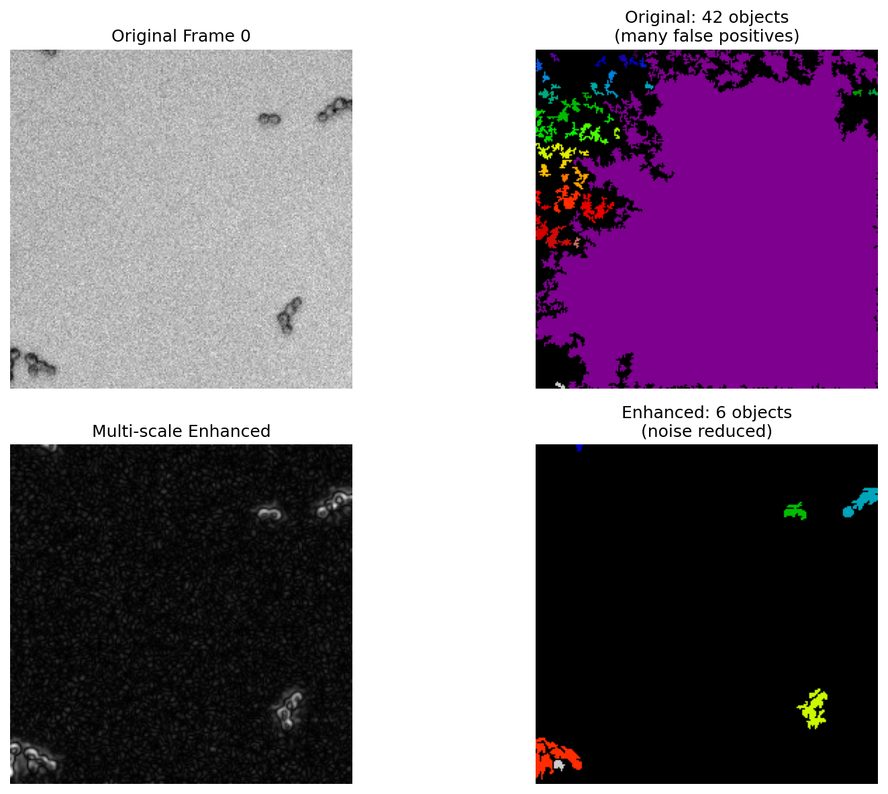
#> input picture eda_slides_code/enhanced_preprocessing/frame_0_solution_demo.png, 888 x 794 px, shrunk from 1323 x 1183 before the run
$ python -i solution_demo.py   (imports and definitions only)
#> lines starting #> are read from the running program, lines starting #| are printed output that depends on the picture; after the words box and inside, x2 and y2 are one past the last pixel; in counts of white or black regions, pixels touching at a corner belong together
#!/usr/bin/env python3
"""
Quick Demonstration of Enhanced Preprocessing
Shows the dramatic improvement in reducing background granularity false positives.
"""

import numpy as np
import matplotlib.pyplot as plt
from skimage import filters, morphology, measure
from scipy import ndimage
import tifffile
import sys
import os
sys.path.append('..')

# [44 lines left out: functions load_tif_with_fallback, multi_scale_enhancement, not called in this run]

def simple_segment(image, min_size=15):
    """Simple segmentation for comparison."""
    threshold = filters.threshold_otsu(image)
    binary = image > threshold
    cleaned = morphology.remove_small_objects(binary, min_size=min_size)
    filled = ndimage.binary_fill_holes(cleaned)
    return filled

# [64 lines left out: function main, not called in this run]

# [2 lines not run here, left out]

>>> import cv2
>>> picture = cv2.imread('frame_0_solution_demo.png', cv2.IMREAD_GRAYSCALE)
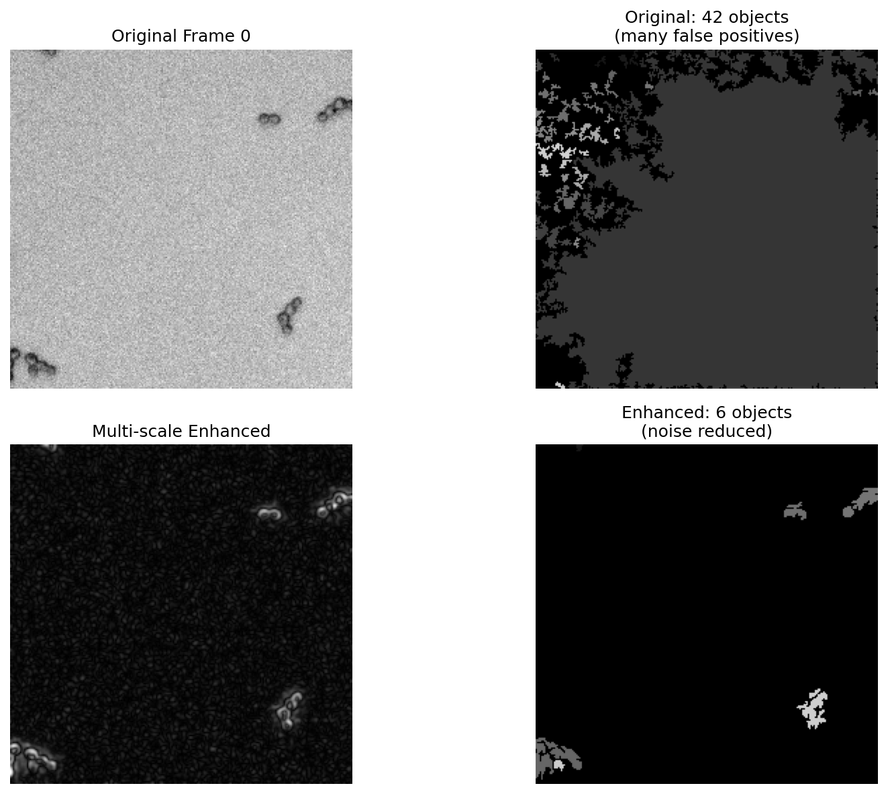
#> picture: shape (794, 888); min 0, max 255, mean 125.6
>>> result = simple_segment(picture)
#> in simple_segment, `threshold = filters.threshold_otsu(image)`: threshold = 125
#> in simple_segment, `binary = image > threshold`:
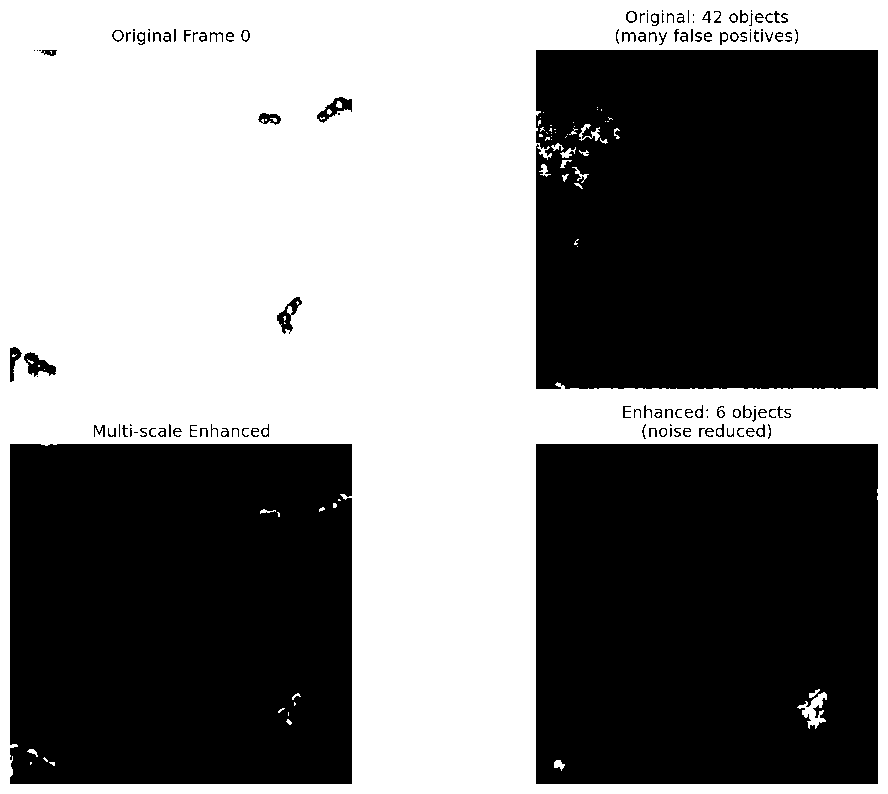
#> binary: shape (794, 888) bool; 50.2% white; 128 black regions (33 under 20 px), largest, box (x1, y1, x2, y2) and area: (10, 444, 352, 784) 115934, (536, 444, 878, 784) 115706, (536, 50, 878, 389) 114921
#> in simple_segment, `cleaned = morphology.remove_small_objects(binary, min_size=min_size)`:
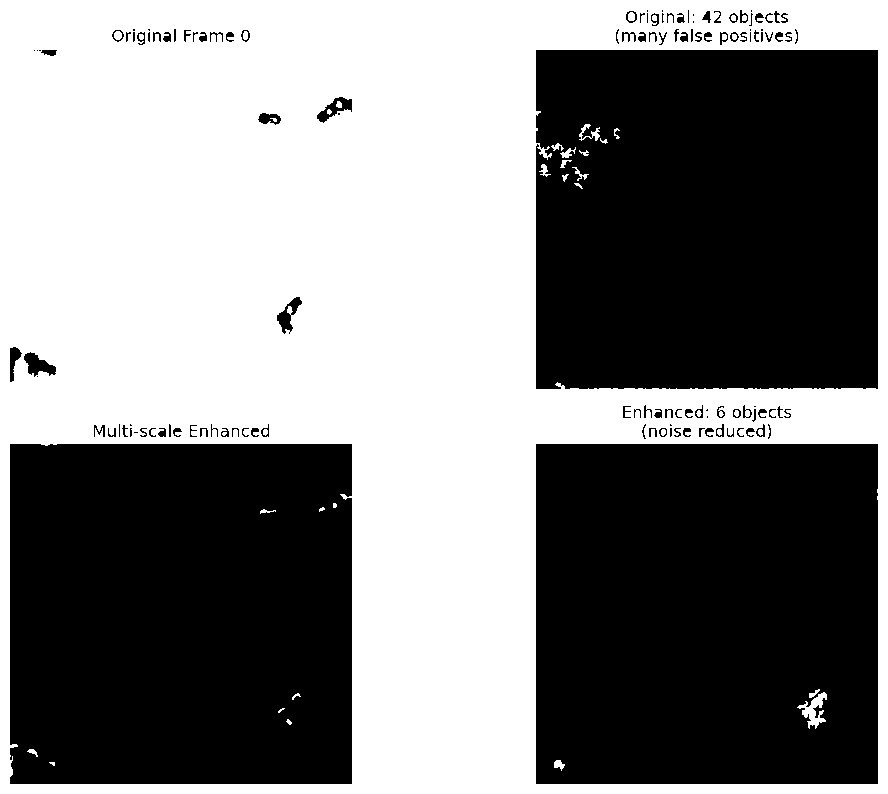
#> cleaned: shape (794, 888) bool; 50.1% white; 128 black regions (33 under 20 px), largest, box (x1, y1, x2, y2) and area: (10, 444, 352, 784) 115976, (536, 444, 878, 784) 115706, (536, 50, 878, 389) 115049
#> in simple_segment, `filled = ndimage.binary_fill_holes(cleaned)`: filled: shape (794, 888) bool; every value is 1

$ run again, on eda_slides_code/enhanced_preprocessing/baseline_comparison_frame_0.png
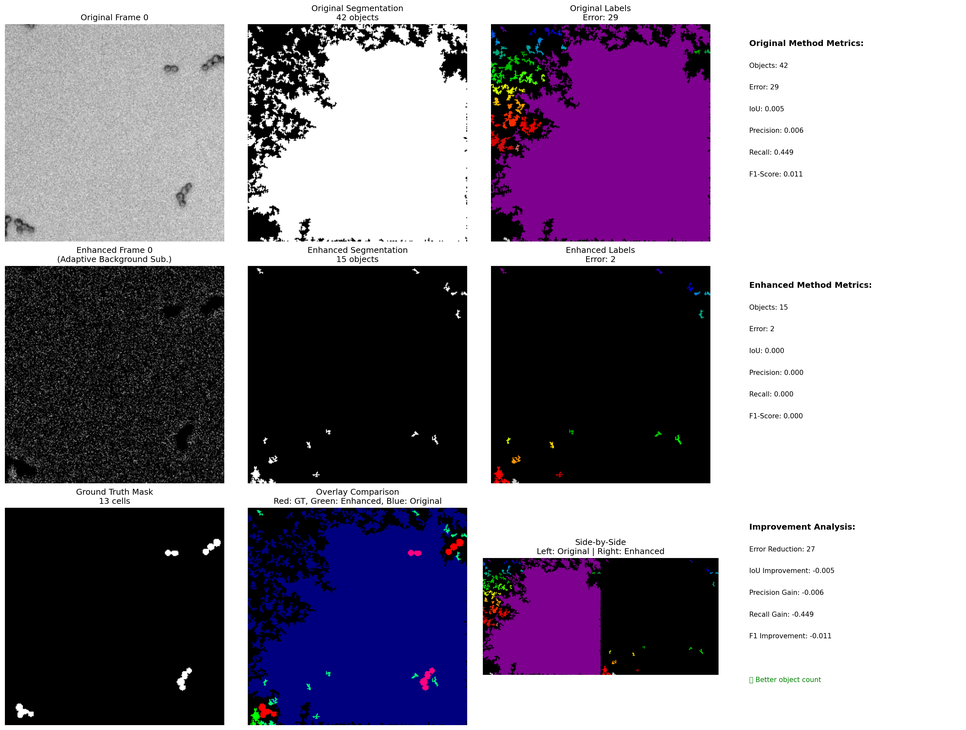
#> input picture eda_slides_code/enhanced_preprocessing/baseline_comparison_frame_0.png, 966 x 730 px, shrunk from 2959 x 2237 before the run
#> `picture = cv2.imread('frame_0_solution_demo.png', cv2.IMREAD_GRAYSCALE)`:
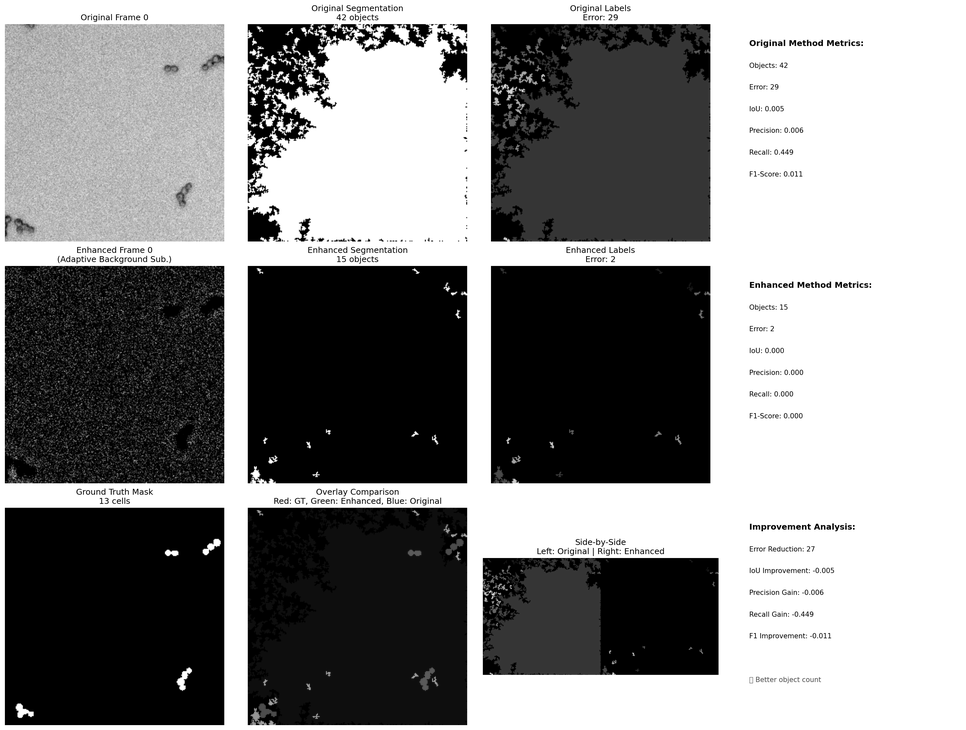
#> picture: shape (730, 966); min 0, max 255, mean 138
#> threshold = 129
#> binary: shape (730, 966) bool; 53.7% white; 787 black regions (754 under 20 px), largest, box (x1, y1, x2, y2) and area: (5, 266, 224, 483) 47504, (491, 266, 710, 483) 47461, (248, 508, 467, 725) 47335
#> in simple_segment, `cleaned = morphology.remove_small_objects(binary, min_size=min_size)`:
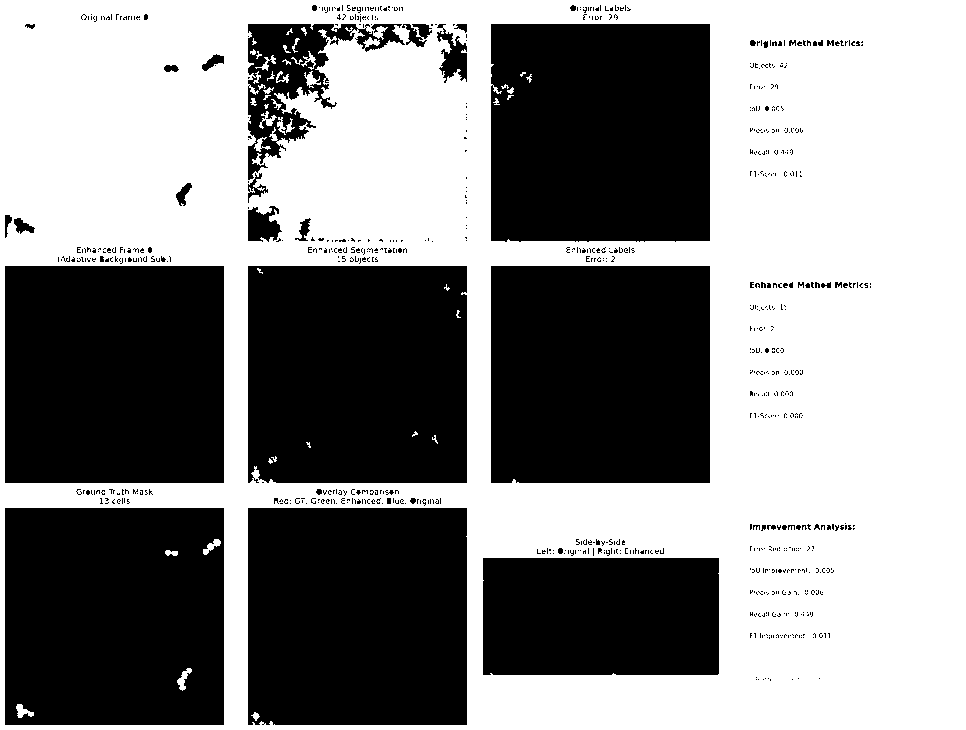
#> cleaned: shape (730, 966) bool; 53.5% white; 787 black regions (741 under 20 px), largest, box (x1, y1, x2, y2) and area: (5, 266, 224, 483) 47523, (491, 266, 710, 483) 47508, (248, 508, 467, 725) 47447
#> filled: shape (730, 966) bool; every value is 1

$ run again, on eda_slides_code/enhanced_preprocessing/baseline_comparison_frame_26.png
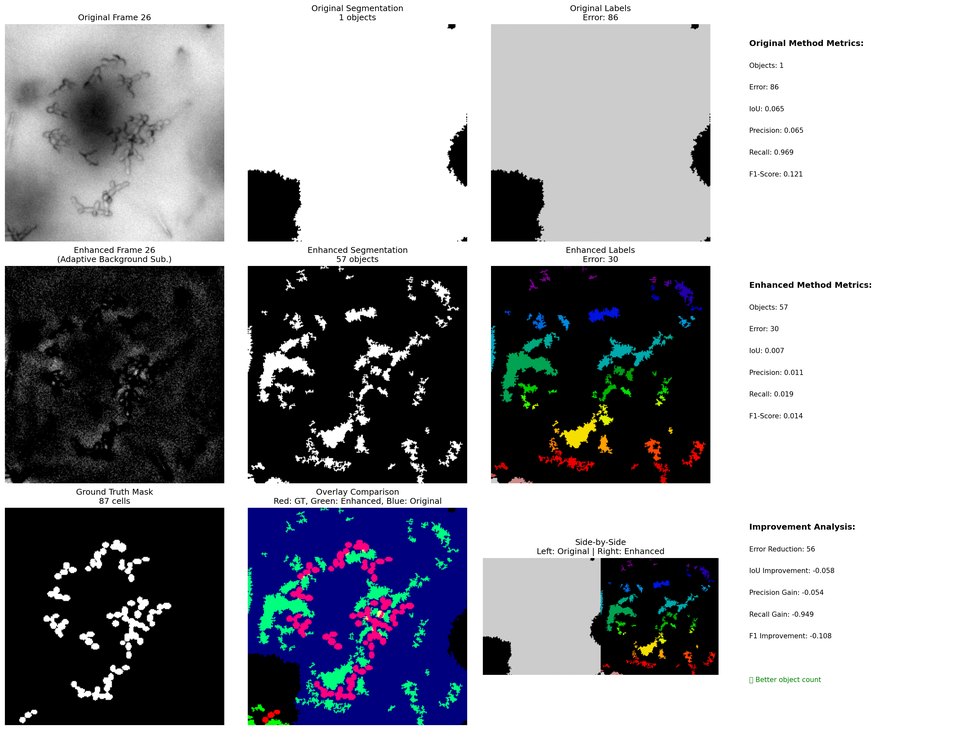
#> input picture eda_slides_code/enhanced_preprocessing/baseline_comparison_frame_26.png, 966 x 730 px, shrunk from 2959 x 2237 before the run
#> threshold = 127
#> in simple_segment, `binary = image > threshold`:
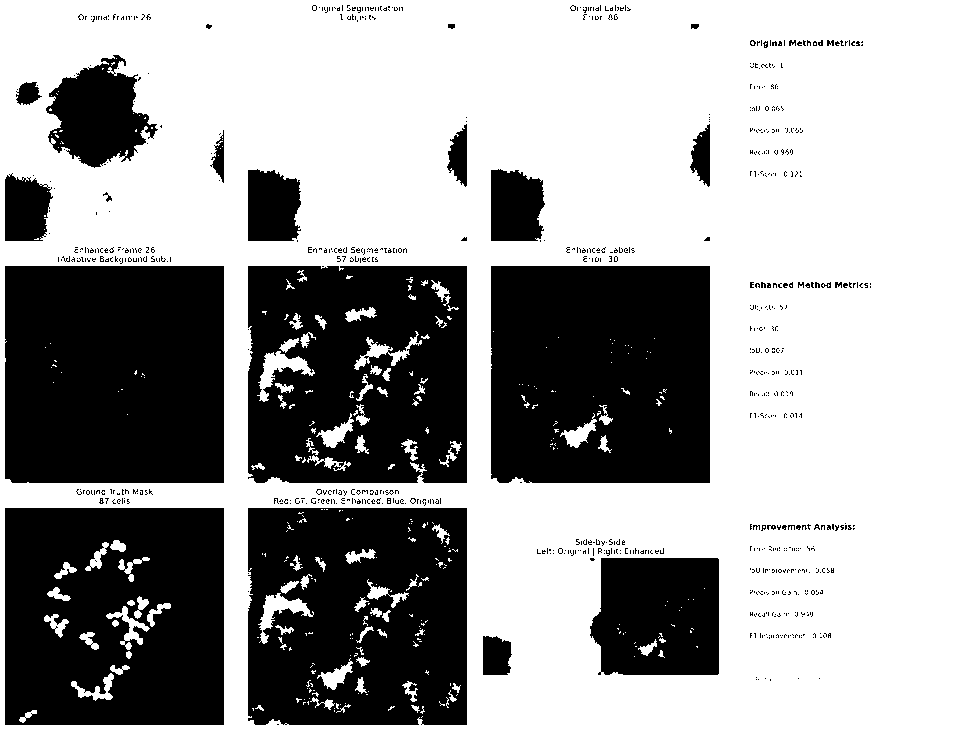
#> binary: shape (730, 966) bool; 62.8% white; 767 black regions (735 under 20 px), largest, box (x1, y1, x2, y2) and area: (5, 266, 224, 483) 47455, (491, 266, 710, 483) 46562, (5, 508, 224, 725) 44646
#> in simple_segment, `cleaned = morphology.remove_small_objects(binary, min_size=min_size)`:
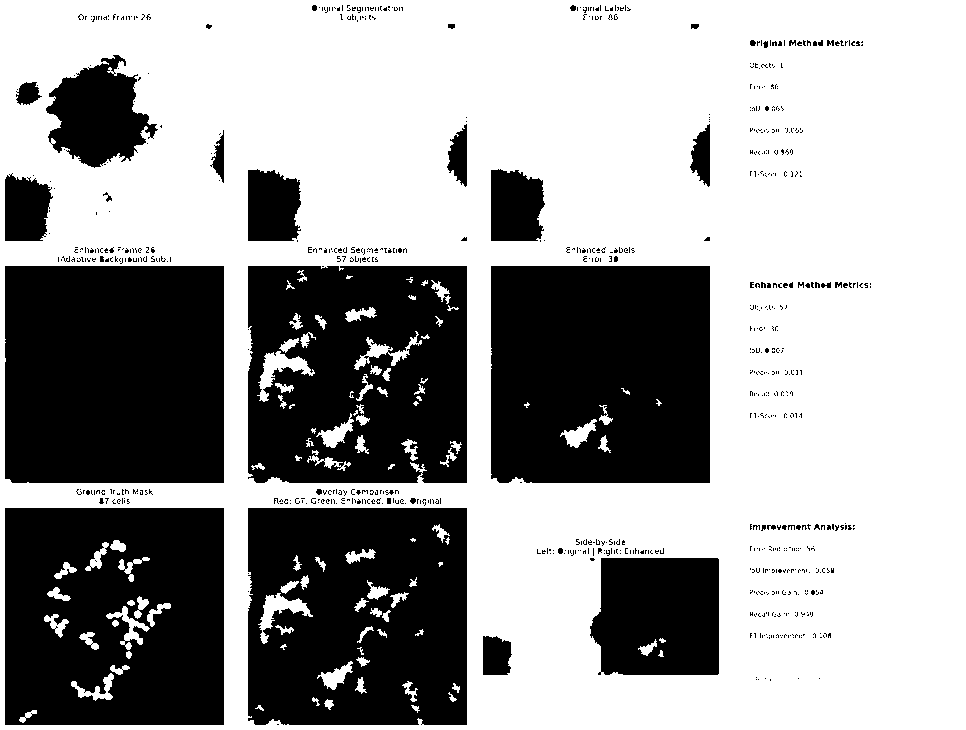
#> cleaned: shape (730, 966) bool; 62.6% white; 767 black regions (723 under 20 px), largest, box (x1, y1, x2, y2) and area: (5, 266, 224, 483) 47491, (491, 266, 710, 483) 46706, (5, 508, 224, 725) 44646
#> filled: shape (730, 966) bool; every value is 1
